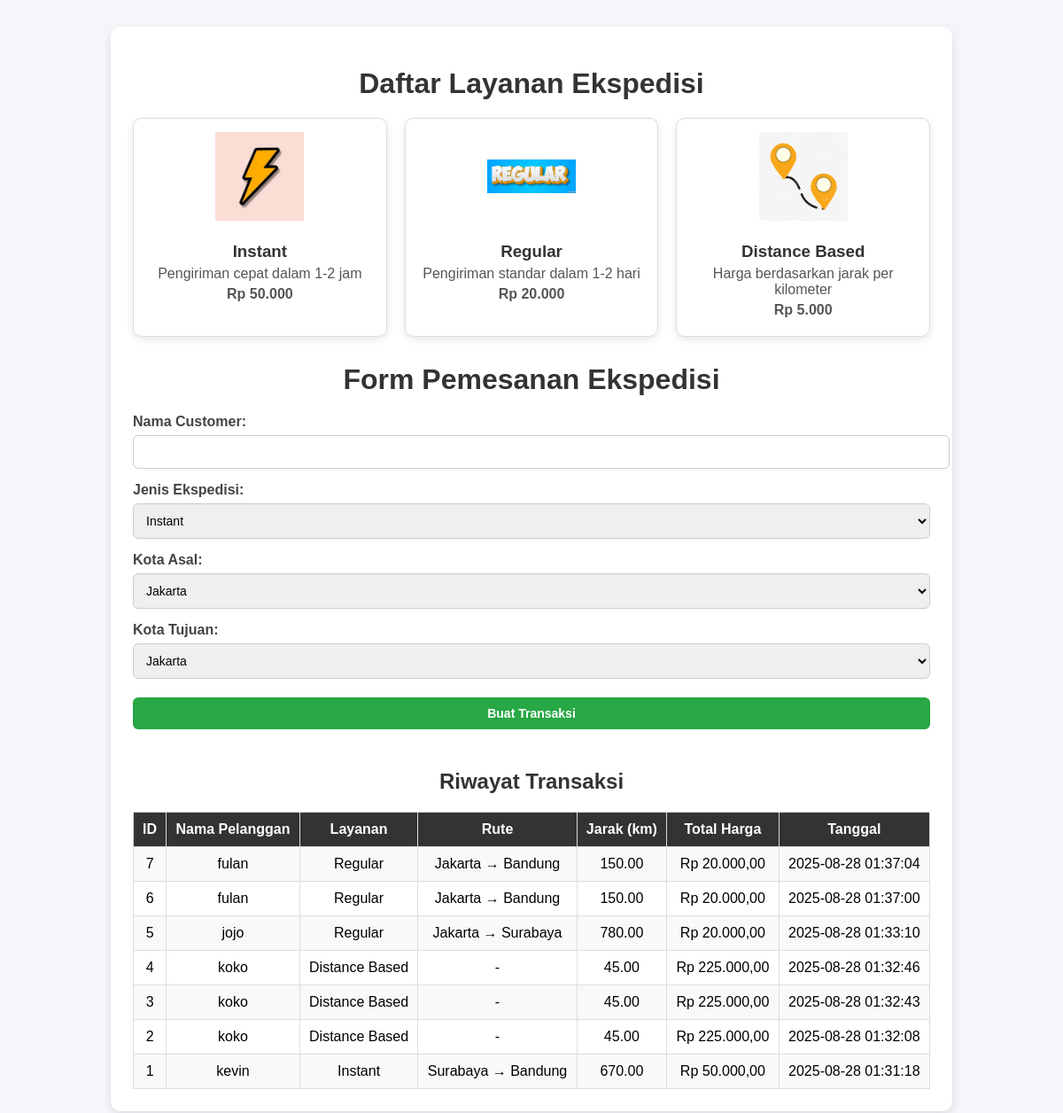
Page /expedition_projectkelompok5/index.php on the committed database.
### tables this page shows
CREATE TABLE `services` (
  `id` int(11) NOT NULL,
  `name` varchar(50) NOT NULL,
  `description` text NOT NULL,
  `base_price` decimal(10,2) NOT NULL,
  `image` varchar(255) NOT NULL
);

CREATE TABLE `transactions` (
  `id` int(11) NOT NULL,
  `service_id` int(11) NOT NULL,
  `customer_name` varchar(100) NOT NULL,
  `distance` decimal(10,2) NOT NULL,
  `total_price` decimal(10,2) NOT NULL,
  `route` varchar(200) DEFAULT NULL,
  `created_at` timestamp NOT NULL DEFAULT current_timestamp()
);

### expedition_projectkelompok5/Database.php (called while the page is built, shortened)
<?php
class Database {
    private $conn;
    public function __construct() {
        try {
            $dsn = "mysql:host=" . DB_HOST . ";dbname=" . DB_NAME;
            $this->conn = new PDO($dsn, DB_USER, DB_PASS);
            $this->conn->setAttribute(PDO::ATTR_ERRMODE, PDO::ERRMODE_EXCEPTION);
        } catch (PDOException $e) {
            die("Database connection failed: " . $e->getMessage());
        }
    }
    public function getConnection() {
        return $this->conn;
    }
}

### expedition_projectkelompok5/Transaction.php (called while the page is built, shortened)
<?php
require_once 'Database.php';
class Transaction {
    private $db;
    public function __construct() {
        $this->db = new Database();
    }
    public function getAllTransactions() {
        $query = "SELECT t.id, s.name as service_name, t.customer_name, t.distance, t.total_price, t.route, t.created_at
                  FROM transactions t
                  JOIN services s ON t.service_id = s.id
                  ORDER BY t.id DESC";
        $stmt = $this->db->getConnection()->query($query);
        return $stmt->fetchAll(PDO::FETCH_ASSOC);
    }
    public function getAllServices() {
    $query = "SELECT * FROM services";
    $stmt = $this->db->getConnection()->query($query);
    return $stmt->fetchAll(PDO::FETCH_ASSOC);
}
}

### expedition_projectkelompok5/index.php (the view, shortened to what this page needs)
<?php
require_once __DIR__ . '/Transaction.php';
$transaction = new Transaction();
$services = $transaction->getAllServices();
$history = $transaction->getAllTransactions();
?>
<!DOCTYPE html>
<html lang="id">
<head>
    <link rel="stylesheet" href="style.css">
</head>
<body onload="toggleInput()">
<div class="container">
    <h1>Daftar Layanan Ekspedisi</h1>
    <div class="services">
        <?php foreach ($services as $service): ?>
            <div class="card">
                <img src="<?= htmlspecialchars($service['image']) ?>" alt="<?= $service['name'] ?>">
                <h3><?= htmlspecialchars($service['name']) ?></h3>
                <p><?= htmlspecialchars($service['description']) ?></p>
                <p><strong>Rp <?= number_format($service['base_price'], 0, ',', '.') ?></strong></p>
            </div>
        <?php endforeach; ?>
    </div>
    <h1>Form Pemesanan Ekspedisi</h1>
    <form method="post">
        <label>Nama Customer:</label>
        <input type="text" name="customer_name" required>
        <label>Jenis Ekspedisi:</label>
        <select name="service_type" id="service_type" onchange="toggleInput()" required>
            <option value="instant">Instant</option>
        </select>
        <div id="city_input">
            <label>Kota Asal:</label>
            <select name="origin">
                <option value="Jakarta">Jakarta</option>
            </select>
            <label>Kota Tujuan:</label>
            <select name="destination">
                <option value="Jakarta">Jakarta</option>
            </select>
        </div>
        <button type="submit">Buat Transaksi</button>
    </form>
    <h2>Riwayat Transaksi</h2>
    <table>
        <tr>
            <th>ID</th>
            <th>Nama Pelanggan</th>
            <th>Layanan</th>
            <th>Rute</th>
            <th>Jarak (km)</th>
            <th>Total Harga</th>
            <th>Tanggal</th>
        </tr>
        <?php foreach ($history as $row): ?>
        <tr>
            <td><?= $row['id'] ?></td>
            <td><?= htmlspecialchars($row['customer_name']) ?></td>
            <td><?= htmlspecialchars($row['service_name']) ?></td>
            <td><?= htmlspecialchars($row['route'] ?? '-') ?></td>
            <td><?= $row['distance'] ?></td>
            <td>Rp <?= number_format($row['total_price'], 2, ',', '.') ?></td>
            <td><?= $row['created_at'] ?></td>
        </tr>
        <?php endforeach; ?>
    </table>
</div>
</body>
</html>

### expedition_projectkelompok5/style.css (style rules this page uses)
body { font-family: Arial, sans-serif; background: #f4f6f9; margin: 0; padding: 0; }
.container { width: 85%; max-width: 900px; margin: 30px auto; background: #fff; padding: 25px; border-radius: 12px; box-shadow: 0 4px 12px rgba(0,0,0,0.1); }
h1, h2 { text-align: center; margin-bottom: 20px; color: #333; }
form { margin-bottom: 30px; }
label { font-weight: bold; color: #444; }
input, select, button { width: 100%; padding: 10px; margin-top: 6px; margin-bottom: 15px; border-radius: 6px; border: 1px solid #ccc; font-size: 14px; }
button { background: #28a745; color: #fff; font-weight: bold; cursor: pointer; border: none; transition: background 0.2s; }
table { width: 100%; border-collapse: collapse; margin-top: 15px; }
th, td { padding: 10px; border: 1px solid #ddd; text-align: center; }
th { background: #333; color: #fff; }
tr:nth-child(even) { background: #f9f9f9; }
.services { display: flex; gap: 20px; justify-content: space-around; margin-bottom: 30px; }
.card { background: #fff; border: 1px solid #ddd; border-radius: 10px; padding: 15px; width: 30%; text-align: center; box-shadow: 0 3px 8px rgba(0,0,0,0.1); transition: transform 0.2s; }
.card img { width: 100px; height: 100px; object-fit: contain; margin-bottom: 10px; }
.card h3 { margin: 10px 0 5px; color: #333; }
.card p { margin: 5px 0; color: #555; }

### rows in the picture
services: image (picture), name "Instant", description "Pengiriman cepat dalam 1-2 jam", base_price "50.000"
services: image (picture), name "Regular", description "Pengiriman standar dalam 1-2 hari", base_price "20.000"
services: image (picture), name "Distance Based", description "Harga berdasarkan jarak per kilometer", base_price "5.000"
transactions: id "7", customer_name "fulan", service.name "Regular", route "Jakarta → Bandung", distance "150.00", total_price "20.000,00", created_at "2025-08-28 01:37:04"
transactions: id "6", customer_name "fulan", service.name "Regular", route "Jakarta → Bandung", distance "150.00", total_price "20.000,00", created_at "2025-08-28 01:37:00"
transactions: id "5", customer_name "jojo", service.name "Regular", route "Jakarta → Surabaya", distance "780.00", total_price "20.000,00", created_at "2025-08-28 01:33:10"
transactions: id "4", customer_name "koko", service.name "Distance Based", route "-", distance "45.00", total_price "225.000,00", created_at "2025-08-28 01:32:46"
transactions: id "3", customer_name "koko", service.name "Distance Based", route "-", distance "45.00", total_price "225.000,00", created_at "2025-08-28 01:32:43"
transactions: id "2", customer_name "koko", service.name "Distance Based", route "-", distance "45.00", total_price "225.000,00", created_at "2025-08-28 01:32:08"
transactions: id "1", customer_name "kevin", service.name "Instant", route "Surabaya → Bandung", distance "670.00", total_price "50.000,00", created_at "2025-08-28 01:31:18"
